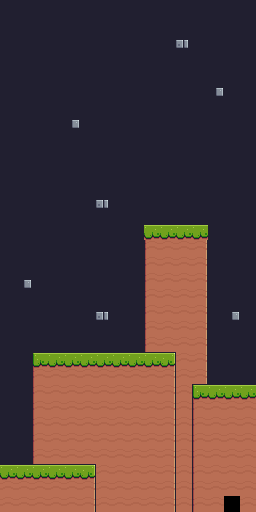

Below is a game level as drawn by its tile map, then a one-line description and the .tmx that defines it (tile-layer data replaced by summaries):
An orthogonal 16x32 tile map with 16x16 px tiles, 1 tile layer (Tile 1).

<map version="1.2" orientation="orthogonal" renderorder="right-down" width="16" height="32" tilewidth="16" tileheight="16" nextobjectid="1">
  <properties>
    <property name="sw1" value="8" />
    <property name="sw2" value="7" />
    <property name="sw3" value="29" />
    <property name="sw5" value="31" />
    <property name="sw6" value="30" />
    <property name="sw4" value="4" />
  </properties>
  <tileset firstgid="1" name="Terrain (16x16)" columns="22" tilecount="242" tileheight="16" tilewidth="16">
    <image source="../images/Terrain/Terrain (16x16).png" width="352" height="176" />
  </tileset>
  <layer name="Tile 1" width="16" height="32">
    <data>[512 cells, 511 non-empty, 9 distinct tile ids]</data>
  </layer>
</map>
